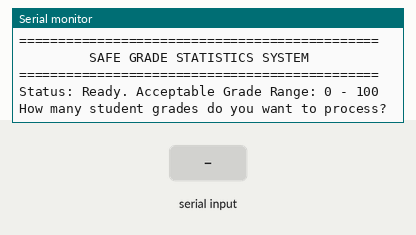
Simulated run of this sketch. Board: Arduino Uno, built with avr-gcc and run on an emulated ATmega328P. On the bench: the last lines printed to the serial monitor. The test bench sets the inputs (shaded band).

Above: at 1.2 s.
1.3 s: "." received over Serial
At 2.3 s:
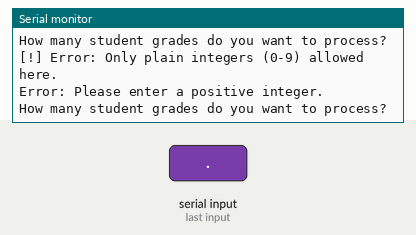
2.9 s: "5\n" received over Serial
At 3.3 s:
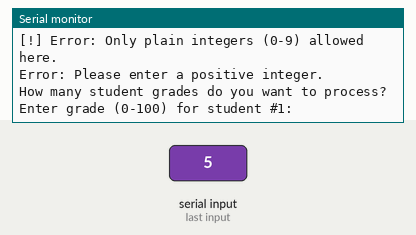
4.5 s: "90,45\n" received over Serial
At 5.8 s:
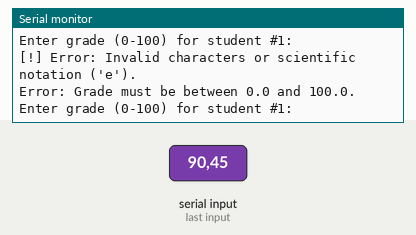
6.1 s: "0\n" received over Serial
At 7.0 s:
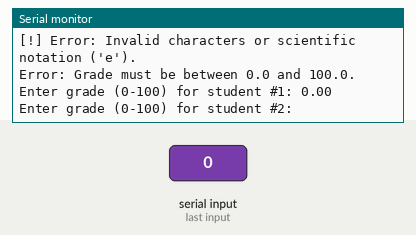

The sketch:

35-Array-Grades.ino
```cpp
// (licence header left out)
#include <new>

// Global variable to store the sanitized input string
String validatedInput = "";

void setup() {
  Serial.begin(115200);
  Serial.setTimeout(100);
  while (!Serial);

  Serial.println(F("=============================================="));
  Serial.println(F("         SAFE GRADE STATISTICS SYSTEM        "));
  Serial.println(F("=============================================="));
  Serial.println(F("Status: Ready. Acceptable Grade Range: 0 - 100"));
}

void loop() {
  int numGrades = 0;

  // 1. INPUT VALIDATION: TOTAL NUMBER OF STUDENTS (Integers Only)
  while (numGrades <= 0) {
    Serial.println(F("\nHow many student grades do you want to process?"));
    while (Serial.available() == 0);

    // 'false' means NO decimal points allowed for student count
    if (isValidNumericInput(false)) {
      numGrades = validatedInput.toInt();
    } else {
      Serial.println(F("[!] Error: Only plain integers (0-9) allowed here."));
    }
    clearBuffer();

    if (numGrades <= 0) Serial.println(F("Error: Please enter a positive integer."));
  }

  // 2. SAFE DYNAMIC HEAP ALLOCATION
  float* gradeList = new (std::nothrow) float[numGrades];
  if (gradeList == nullptr) {
    Serial.println(F("!!! FATAL ERROR: Out of Memory !!!"));
    return;
  }

  // 3. DATA ACQUISITION WITH STRICT VALIDATION (Decimals Allowed)
  for (int i = 0; i < numGrades; i++) {
    float tempGrade = -1.0;

    while (tempGrade < 0 || tempGrade > 100) {
      Serial.print(F("Enter grade (0-100) for student #"));
      Serial.print(i + 1);
      Serial.print(F(": "));

      while (Serial.available() == 0);

      // 'true' means ONE decimal point is allowed for grades
      if (isValidNumericInput(true)) {
        tempGrade = validatedInput.toFloat();
      } else {
        Serial.println(F("\n[!] Error: Invalid characters or scientific notation ('e')."));
      }
      clearBuffer();

      if (tempGrade < 0 || tempGrade > 100) {
        Serial.println(F("Error: Grade must be between 0.0 and 100.0."));
      }
    }

    gradeList[i] = tempGrade;
    Serial.println(gradeList[i], 2);
  }

  // 4. DATA RECAP
  Serial.println(F("\n--- Entered Grades Recap ---"));
  for (int i = 0; i < numGrades; i++) {
    Serial.print(F("Student #"));
    Serial.print(i + 1);
    Serial.print(F(": "));
    Serial.println(gradeList[i], 2);
  }

  // 5. STATISTICAL ANALYSIS (Scanning Algorithm)
  float sum = 0;
  float maxGrade = -1.0;
  float minGrade = 101.0;

  for (int i = 0; i < numGrades; i++) {
    float current = gradeList[i];
    sum += current;
    if (current > maxGrade) maxGrade = current;
    if (current < minGrade) minGrade = current;
  }

  // 6. FINAL RESULTS
  Serial.println(F("\n--- FINAL STATISTICS ---"));
  Serial.print(F("Average Score: ")); Serial.println(sum / numGrades, 2);
  Serial.print(F("Highest Score: ")); Serial.println(maxGrade, 2);
  Serial.print(F("Lowest Score:  ")); Serial.println(minGrade, 2);

  // 7. HEAP MEMORY CLEANUP
  delete[] gradeList;

  Serial.println(F("\n---------------------------------------------"));
  Serial.println(F("Session complete. Heap memory released."));
  Serial.println(F("Type ANY CHARACTER to restart a new session..."));
  while (Serial.available() == 0);
  clearBuffer();
}

/**
 * Custom Buffer Validator
 * Scans the entire input string to ensure it contains only digits and (optionally) one dot.
 * Effectively blocks 'e', 'E', '-', '+', and alphabetic noise.
 */
bool isValidNumericInput(bool allowFloat) {
  delay(10); // Short delay to ensure buffer is full

  validatedInput = Serial.readString();
  validatedInput.trim();

  if (validatedInput.length() == 0) return false;

  bool dotFound = false;

  for (uint16_t i = 0; i < validatedInput.length(); i++) {
    char c = validatedInput.charAt(i);

    // Standard digit check
    if (isDigit(c)) continue;

    // Decimal point logic
    if (allowFloat && c == '.') {
      if (dotFound) return false; // Reject if a second dot is found
      dotFound = true;
      continue;
    }

    // Reject anything else (including scientific 'e')
    return false;
  }
  return true;
}

void clearBuffer() {
  delay(10);
  while (Serial.available() > 0) Serial.read();
}
```

Measured:
- after the input at 1.3 s, the serial monitor: prints a new line after 0.11 s (image 1)
- after the input at 2.9 s, the serial monitor: prints a new line after 0.12 s (image 2)
- after the input at 4.5 s, the serial monitor: prints a new line after 0.11 s (image 3)
- after the input at 6.1 s, the serial monitor: prints a new line after 0.12 s (image 4)
